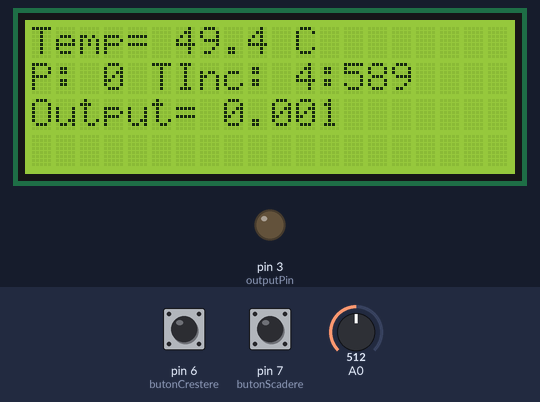
A sketch run on a simulated Arduino Uno, built with avr-gcc and run on an emulated ATmega328P. Shown: 20×4 character LCD, output pins drawn as LEDs (lit = HIGH). Inputs (shaded band) come from the test bench; at power-on: A0 = 512, pin 7 (butonScadere) HIGH, pin 6 (butonCrestere) HIGH. What the sketch prints to the serial monitor is not drawn.

Above: at 1.2 s.
1.3 s: A0 set to 716
At 2.8 s:
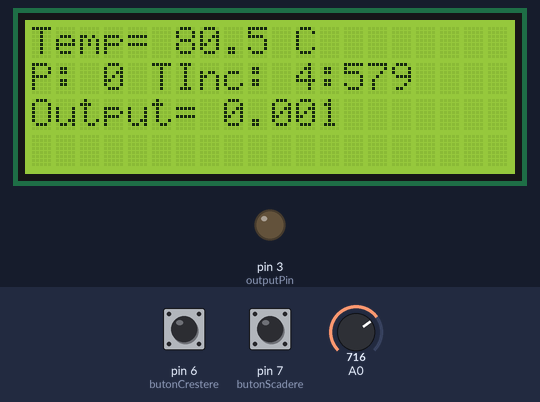
4.7 s: A0 set to 90
At 8.7 s:
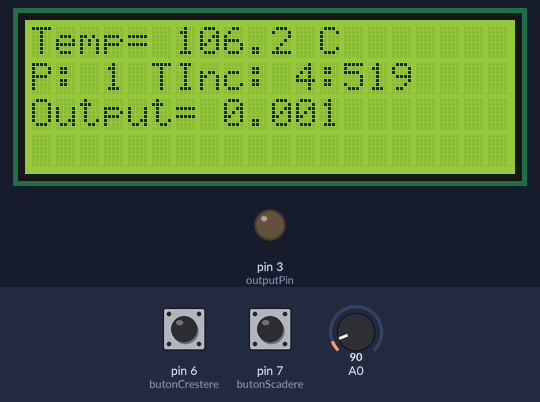
8.8 s: pin 7 (butonScadere) pulled LOW for 1.25 s
14.2 s: pin 6 (butonCrestere) pulled LOW for 1.25 s
At 17.5 s:
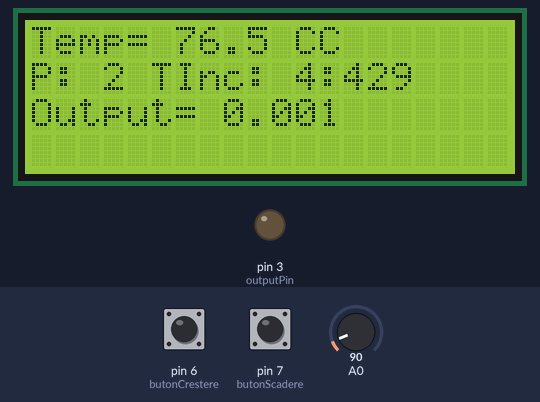
17.6 s: pin 6 (butonCrestere) pulled LOW for 3.2 s
At 24.7 s:
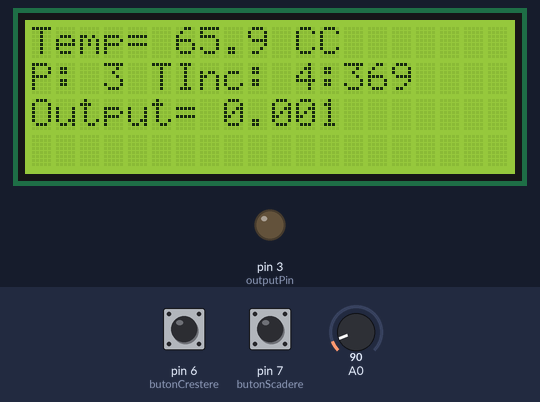
24.9 s: pin 7 (butonScadere) pulled LOW for 1.25 s
At 26.0 s:
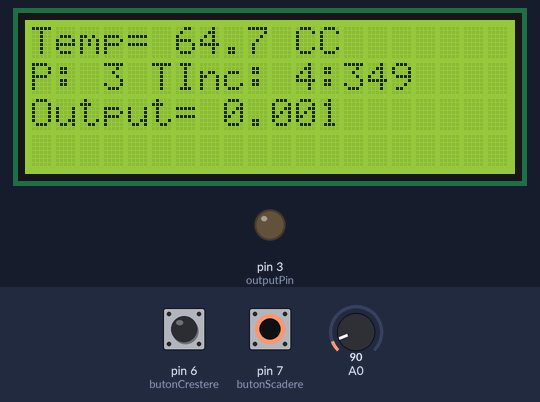
Timing chart, 0 to 27.9 s (numbered marks = the images above; inputs shaded):
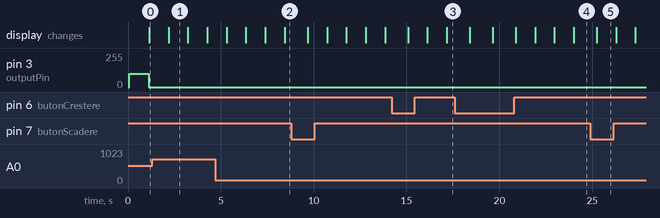

The sketch:

ProiectSincretic.ino
```cpp
#include <Wire.h>
#include <LiquidCrystal_I2C.h>

LiquidCrystal_I2C lcd(0x27, 20, 4);

double Setpoint = 30;
double moving_sp = Setpoint;
double Input, Output;
const int outputPin = 3;

double kp = 5.0, ki = 0.1, kd = 1.0;
double eroare = 0, suma_erori = 0, eroare_anterioara = 0, derivativa = 0;
const double dt = 0.05;

volatile unsigned long secunde = 0;
unsigned int ore = 0, minute = 0, sec = 0;
unsigned long previousMillis = 0;

unsigned long uptime = 0;
int timp_inc = 300;
int timp_men = 600;
int timp_rac = 300;

#define LM35_SENSOR_CHANNEL 0x00
#define ADC_REF_VOLTAGE 5.0

const int butonCrestere = 6;
const int butonScadere = 7;

void init_adc() {
    ADMUX |= (1 << REFS0);
    ADCSRA |= (1 << ADPS2) | (1 << ADPS1) | (1 << ADPS0);
    ADCSRA |= (1 << ADEN);
}

float read_temperature() {
    ADMUX &= 0xF0;
    ADMUX |= LM35_SENSOR_CHANNEL;
    ADCSRA |= (1 << ADSC);
    while (ADCSRA & (1 << ADSC)) {}
    uint16_t adc_value = ADC;

    float voltage = (float)adc_value * ADC_REF_VOLTAGE / 1023.0;
    float temperature = (voltage * 100.0)+10; // LM35

    // Aplicare filtrare pentru a reduce fluctuațiile
    static float filtered_temperature = 0.0;
    filtered_temperature = 0.9 * filtered_temperature + 0.1 * temperature;
    return filtered_temperature;
}

void init_timer1() {
    TCCR1A = 0;
    TCCR1B = (1 << WGM12) | (1 << CS12) | (1 << CS10);
    OCR1A = 15624;
    TIMSK1 = (1 << OCIE1A);
}

ISR(TIMER1_COMPA_vect) {
    secunde++;
    uptime++;
    sec = secunde % 60;
    minute = (secunde / 60) % 60;
    ore = (secunde / 3600) % 24;
}

void PWM_control(double temperatura_citita) {
    eroare = moving_sp - temperatura_citita;
    suma_erori += eroare * dt;

    if (suma_erori > 100) suma_erori = 100;
    if (suma_erori < -100) suma_erori = -100;

    derivativa = (eroare - eroare_anterioara) / dt;

    Output = (kp * eroare) + (ki * suma_erori) + (kd * derivativa);

    if (Output > 255) Output = 255;
    if (Output < 0) Output = 0;

    analogWrite(outputPin, Output);
    eroare_anterioara = eroare;
}

void afisare_timp() {
    int min = 0, sec = 0, remaining = 0;

    lcd.setCursor(0, 1);
    lcd.print("P: ");
    lcd.print(moving_sp, 0);

    if (uptime <= timp_inc) {
        lcd.print(" TInc:");
        remaining = timp_inc - uptime;
        moving_sp = Setpoint * (timp_inc - remaining) / timp_inc;
    }
    else if (uptime <= (timp_inc + timp_men)) {
        lcd.print(" TMen:");
        remaining = (timp_inc + timp_men) - uptime;
        moving_sp = Setpoint;
    }
    else if (uptime <= (timp_inc + timp_men + timp_rac)) {
        lcd.print(" TRac:");
        remaining = (timp_inc + timp_men + timp_rac) - uptime;
        moving_sp = Setpoint - Setpoint * (timp_rac - remaining) / timp_rac;
    }
    else {
        lcd.print(" Oprit");
        remaining = 0;
        moving_sp = 0;
    }

    min = remaining / 60;
    sec = remaining % 60;

    lcd.print(" ");
    lcd.print(min);
    lcd.print(":");
    if (sec < 10) lcd.print("0");
    lcd.print(sec);
}

void afisare(double temp) {
    lcd.setCursor(0, 0);
    lcd.print("Temp= ");
    lcd.print(temp, 1); // Afișează o zecimală
    lcd.print(" C");

    lcd.setCursor(0, 2);
    lcd.print("Output= ");
    lcd.print(Output);

    Serial.print("Temp: ");
    Serial.print(temp, 1);
    Serial.print(" °C, SP: ");
    Serial.print(moving_sp);
    Serial.print(", Output: ");
    Serial.println(Output);
}

void setup() {
    lcd.init();
    lcd.backlight();
    init_adc();
    init_timer1();
    pinMode(outputPin, OUTPUT);
    pinMode(butonCrestere, INPUT_PULLUP);
    pinMode(butonScadere, INPUT_PULLUP);
    Serial.begin(9600);
    sei();
}

void loop() {
    unsigned long currentMillis = millis();
    if (currentMillis - previousMillis >= dt * 1000) {
        previousMillis = currentMillis;

        if (digitalRead(butonCrestere) == LOW) {
            Setpoint += 1;
            delay(200);
        }

        if (digitalRead(butonScadere) == LOW) {
            Setpoint -= 1;
            delay(200);
        }

        double temperatura_citita = read_temperature();

        PWM_control(temperatura_citita);

        afisare(temperatura_citita);
        afisare_timp();

        delay(1000);
    }
}
```

Measured:
- what the display in image 1 shows lasts 1.0 s, from 2.2 s to 3.2 s
